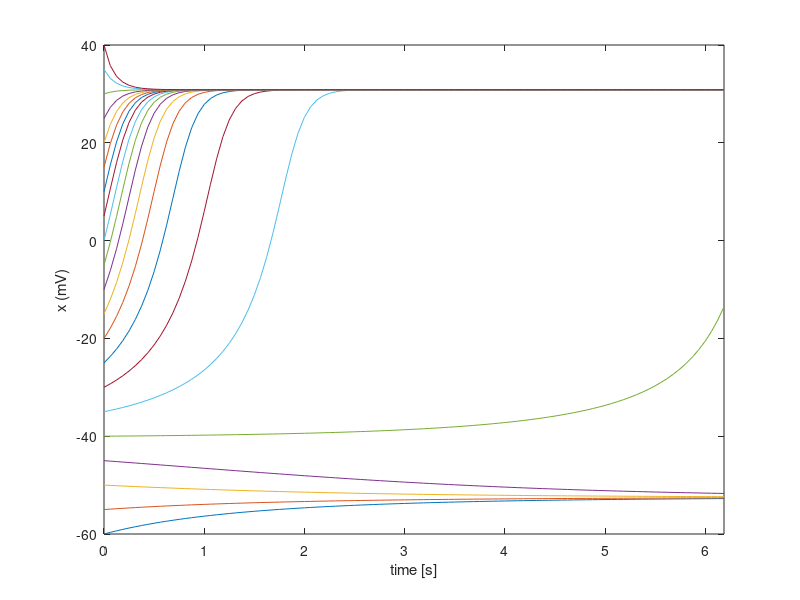
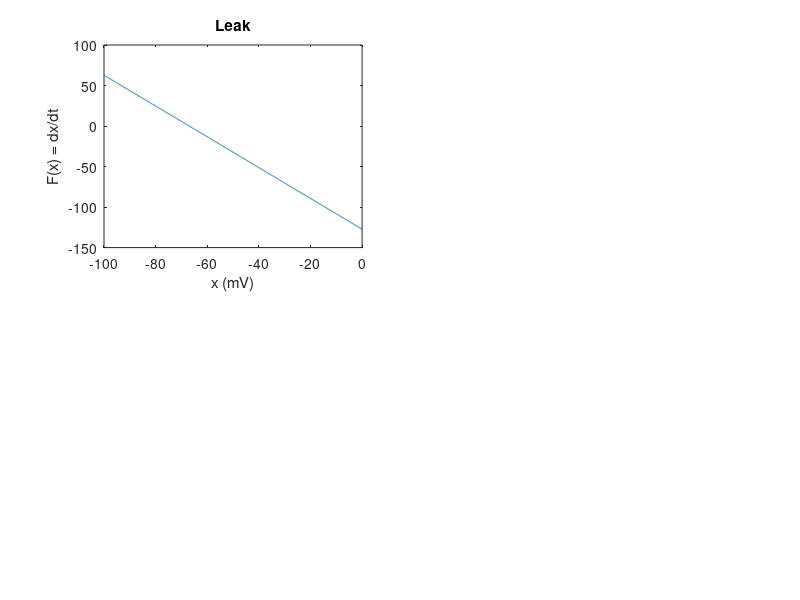

These charts were generated, in order, by the following MATLAB code: (Note: this script raises an error after producing the figures.)
clearvars; clc;


C  = 10;    % [uF]

Gl = 19;    % [mS]
El = -67;   % [mV]

Gn = 74;    % [mS]
En = 60;    % [mV]
V12 = 1.5;  % [mV]
k   = 16;   % [mV]

leak = @(x, Gl, El) Gl*(x - El)./C;
m    = @(x, V12, k) 1./(1+exp((V12-x)./k));
fast = @(x, Gn, En, V12, k) Gn*(1./(1+exp((V12-x)./k))).*(x-En)./C; 
F    = @(leak, fast) -leak - fast;

dt = 0.0625;
it = 1:1:100;
t = 0:dt:dt*(length(it)-1);
V0 = -60:5:40;
V = zeros(length(it), length(V0));


for v = 1:length(V0)
    V(1, v) = V0(v);

    for i = 2:length(it)

        V(i, v) = V(i-1, v) + dt*F(leak(V(i-1, v), Gl, El), fast(V(i-1, v), Gn, En, V12, k));

    end
end

figure;
plot(t, V);
xlabel('time [s]');
ylabel('x (mV)');
xlim([t(1) t(end)]);

figure;
subplot(2, 2, 1);
xl = -100:0.1:0;
plot(xl, -leak(xl, Gl, El));
xlabel('x (mV)');
ylabel('F(x) = dx/dt');
title('Leak');
plot_hline(0, 'k-');

subplot(2, 2, 2);
xf = -60:0.1:60;
plot(xf, F(leak(xf, Gl, El), fast(xf, Gn, En, V12, k)));
xlabel('x (mV)');
ylabel('F(x) = dx/dt');
title('Leak+Fast');
plot_hline(0, 'k-');
xlim([xf(1) xf(end)]);

subplot(2, 2, 3);
xl = -100:0.1:0;
plot(xl, -cumsum(-leak(xl, Gl, El)));
xlabel('x (mV)');
ylabel('U(x) = -|F(x)');
plot_hline(0, 'k-');
title('Potential Leak');

subplot(2, 2, 4);
xf = -60:0.1:60;
plot(xf, -cumsum(F(leak(xf, Gl, El), fast(xf, Gn, En, V12, k))));
xlabel('x (mV)');
ylabel('U(x) = -|F(x)');
plot_hline(0, 'k-');
title('Potential Leak+Fast');


%plot(xf, -cumsum(-leak(xf, Gl, El)-fast(xf, Gn, En,V12, k)));

